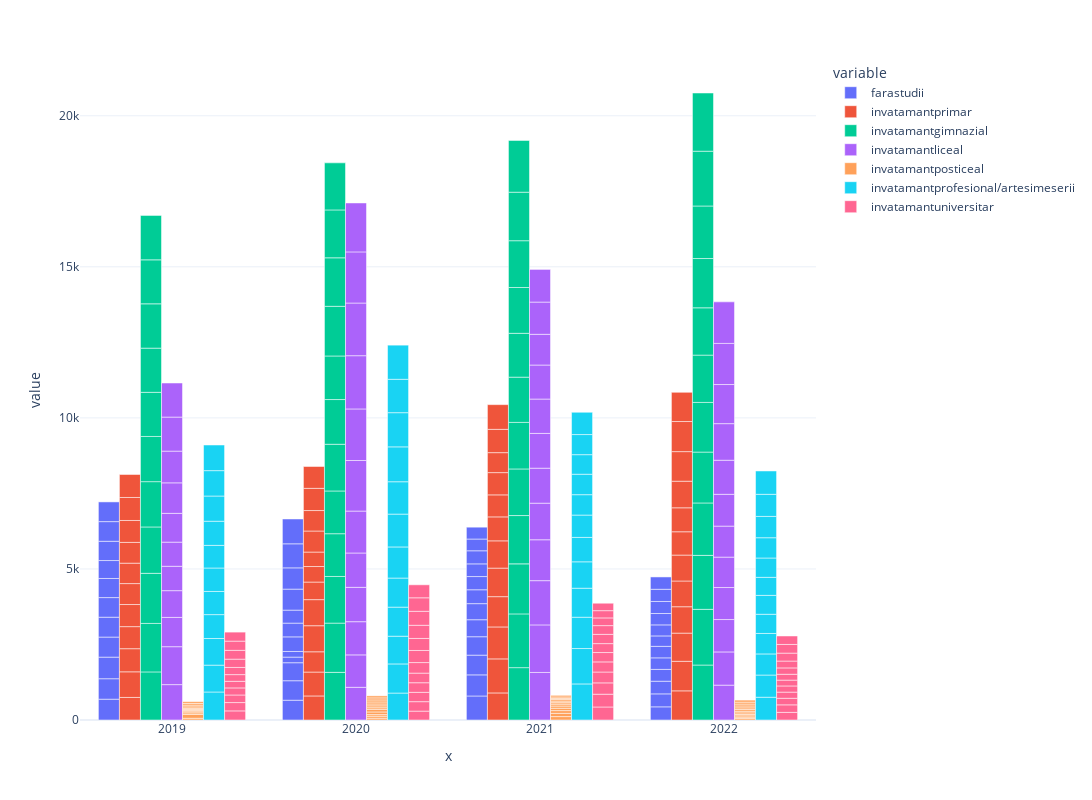

This figure's notebook cell:
### Code cell
import plotly.express as px
fig = px.bar(alba_data[(alba_data['year']>2018) & (alba_data['year']<2023)], x=alba_data[(alba_data['year']>2018) & (alba_data['year']<2023)]['year'], y=['farastudii', 'invatamantprimar',
       'invatamantgimnazial', 'invatamantliceal', 'invatamantposticeal',
       'invatamantprofesional/artesimeserii', 'invatamantuniversitar'], barmode='group',width=2000, 
             height=800,template='plotly_white')
fig.show()

### Figure 1 — Plotly figure (JSON) as saved in the notebook; plotly's stock layout.template omitted (floating-point values rounded to 4 significant figures)
{"data": [{"alignmentgroup": "True", "hovertemplate": "variable=farastudii<br>x=%{x}<br>value=%{y}<extra></extra>", "legendgroup": "farastudii", "marker": {"color": "#636efa", "pattern": {"shape": ""}}, "name": "farastudii", "offsetgroup": "farastudii", "orientation": "v", "showlegend": true, "textposition": "auto", "type": "bar", "x": [2019, 2019, 2019, 2019, 2019, 2019, 2019, 2019, 2019, 2019, 2019, 2020, 2020, 2020, 2020, 2020, 2020, 2020, 2020, 2020, 2020, 2020, 2020, 2021, 2021, 2021, 2021, 2021, 2021, 2021, 2021, 2021, 2021, 2021, 2021, 2022, 2022, 2022, 2022, 2022, 2022, 2022, 2022, 2022, 2022, 2022, 2022], "xaxis": "x", "y": [689, 677, 715, 664, 658, 649, 632, 594, 638, 650, 653, 655, 645, 596, 186, 186, 484, 455, 430, 695, 704, 796, 822, 795, 699, 653, 609, 563, 532, 460, 437, 420, 433, 389, 392, 436, 429, 419, 391, 382, 381, 345, 365, 377, 398, 404, 408], "yaxis": "y"}, {"alignmentgroup": "True", "hovertemplate": "variable=invatamantprimar<br>x=%{x}<br>value=%{y}<extra></extra>", "legendgroup": "invatamantprimar", "marker": {"color": "#EF553B", "pattern": {"shape": ""}}, "name": "invatamantprimar", "offsetgroup": "invatamantprimar", "orientation": "v", "showlegend": true, "textposition": "auto", "type": "bar", "x": [2019, 2019, 2019, 2019, 2019, 2019, 2019, 2019, 2019, 2019, 2019, 2020, 2020, 2020, 2020, 2020, 2020, 2020, 2020, 2020, 2020, 2020, 2020, 2021, 2021, 2021, 2021, 2021, 2021, 2021, 2021, 2021, 2021, 2021, 2021, 2022, 2022, 2022, 2022, 2022, 2022, 2022, 2022, 2022, 2022, 2022, 2022], "xaxis": "x", "y": [747, 848, 765, 730, 732, 693, 676, 688, 725, 761, 761, 796, 791, 671, 863, 863, 582, 514, 479, 696, 678, 735, 723, 896, 1127, 1057, 1002, 945, 903, 793, 729, 736, 661, 772, 817, 965, 978, 933, 873, 852, 858, 772, 793, 880, 979, 996, 968], "yaxis": "y"}, {"alignmentgroup": "True", "hovertemplate": "variable=invatamantgimnazial<br>x=%{x}<br>value=%{y}<extra></extra>", "legendgroup": "invatamantgimnazial", "marker": {"color": "#00cc96", "pattern": {"shape": ""}}, "name": "invatamantgimnazial", "offsetgroup": "invatamantgimnazial", "orientation": "v", "showlegend": true, "textposition": "auto", "type": "bar", "x": [2019, 2019, 2019, 2019, 2019, 2019, 2019, 2019, 2019, 2019, 2019, 2020, 2020, 2020, 2020, 2020, 2020, 2020, 2020, 2020, 2020, 2020, 2020, 2021, 2021, 2021, 2021, 2021, 2021, 2021, 2021, 2021, 2021, 2021, 2021, 2022, 2022, 2022, 2022, 2022, 2022, 2022, 2022, 2022, 2022, 2022, 2022], "xaxis": "x", "y": [1592, 1605, 1658, 1535, 1499, 1496, 1461, 1462, 1467, 1456, 1471, 1577, 1630, 1544, 1415, 1415, 1546, 1480, 1442, 1644, 1605, 1585, 1558, 1733, 1779, 1656, 1599, 1543, 1541, 1497, 1451, 1516, 1549, 1606, 1713, 1819, 1844, 1786, 1735, 1684, 1644, 1565, 1566, 1631, 1739, 1814, 1926], "yaxis": "y"}, {"alignmentgroup": "True", "hovertemplate": "variable=invatamantliceal<br>x=%{x}<br>value=%{y}<extra></extra>", "legendgroup": "invatamantliceal", "marker": {"color": "#ab63fa", "pattern": {"shape": ""}}, "name": "invatamantliceal", "offsetgroup": "invatamantliceal", "orientation": "v", "showlegend": true, "textposition": "auto", "type": "bar", "x": [2019, 2019, 2019, 2019, 2019, 2019, 2019, 2019, 2019, 2019, 2019, 2020, 2020, 2020, 2020, 2020, 2020, 2020, 2020, 2020, 2020, 2020, 2020, 2021, 2021, 2021, 2021, 2021, 2021, 2021, 2021, 2021, 2021, 2021, 2021, 2022, 2022, 2022, 2022, 2022, 2022, 2022, 2022, 2022, 2022, 2022, 2022], "xaxis": "x", "y": [1171, 1255, 970, 885, 807, 799, 953, 1010, 1050, 1126, 1128, 1082, 1073, 1099, 1137, 1137, 1388, 1673, 1707, 1762, 1743, 1693, 1620, 1574, 1574, 1464, 1354, 1211, 1158, 1151, 1137, 1126, 1017, 1067, 1081, 1154, 1099, 1072, 1060, 1006, 1027, 1052, 1128, 1211, 1295, 1361, 1375], "yaxis": "y"}, {"alignmentgroup": "True", "hovertemplate": "variable=invatamantposticeal<br>x=%{x}<br>value=%{y}<extra></extra>", "legendgroup": "invatamantposticeal", "marker": {"color": "#FFA15A", "pattern": {"shape": ""}}, "name": "invatamantposticeal", "offsetgroup": "invatamantposticeal", "orientation": "v", "showlegend": true, "textposition": "auto", "type": "bar", "x": [2019, 2019, 2019, 2019, 2019, 2019, 2019, 2019, 2019, 2019, 2019, 2020, 2020, 2020, 2020, 2020, 2020, 2020, 2020, 2020, 2020, 2020, 2020, 2021, 2021, 2021, 2021, 2021, 2021, 2021, 2021, 2021, 2021, 2021, 2021, 2022, 2022, 2022, 2022, 2022, 2022, 2022, 2022, 2022, 2022, 2022, 2022], "xaxis": "x", "y": [58, 124, 53, 39, 39, 37, 37, 48, 58, 55, 59, 60, 66, 53, 87, 87, 53, 63, 62, 66, 67, 68, 67, 113, 107, 91, 79, 72, 63, 49, 52, 51, 39, 47, 53, 48, 46, 44, 47, 51, 55, 56, 55, 63, 63, 63, 67], "yaxis": "y"}, {"alignmentgroup": "True", "hovertemplate": "variable=invatamantprofesional/artesimeserii<br>x=%{x}<br>value=%{y}<extra></extra>", "legendgroup": "invatamantprofesional/artesimeserii", "marker": {"color": "#19d3f3", "pattern": {"shape": ""}}, "name": "invatamantprofesional/artesimeserii", "offsetgroup": "invatamantprofesional/artesimeserii", "orientation": "v", "showlegend": true, "textposition": "auto", "type": "bar", "x": [2019, 2019, 2019, 2019, 2019, 2019, 2019, 2019, 2019, 2019, 2019, 2020, 2020, 2020, 2020, 2020, 2020, 2020, 2020, 2020, 2020, 2020, 2020, 2021, 2021, 2021, 2021, 2021, 2021, 2021, 2021, 2021, 2021, 2021, 2021, 2022, 2022, 2022, 2022, 2022, 2022, 2022, 2022, 2022, 2022, 2022, 2022], "xaxis": "x", "y": [927, 889, 882, 790, 767, 776, 749, 799, 834, 841, 848, 892, 964, 918, 962, 962, 1030, 1087, 1071, 1155, 1131, 1105, 1130, 1194, 1172, 1036, 960, 874, 808, 739, 675, 677, 647, 666, 738, 754, 734, 699, 678, 635, 625, 597, 640, 671, 706, 731, 773], "yaxis": "y"}, {"alignmentgroup": "True", "hovertemplate": "variable=invatamantuniversitar<br>x=%{x}<br>value=%{y}<extra></extra>", "legendgroup": "invatamantuniversitar", "marker": {"color": "#FF6692", "pattern": {"shape": ""}}, "name": "invatamantuniversitar", "offsetgroup": "invatamantuniversitar", "orientation": "v", "showlegend": true, "textposition": "auto", "type": "bar", "x": [2019, 2019, 2019, 2019, 2019, 2019, 2019, 2019, 2019, 2019, 2019, 2020, 2020, 2020, 2020, 2020, 2020, 2020, 2020, 2020, 2020, 2020, 2020, 2021, 2021, 2021, 2021, 2021, 2021, 2021, 2021, 2021, 2021, 2021, 2021, 2022, 2022, 2022, 2022, 2022, 2022, 2022, 2022, 2022, 2022, 2022, 2022], "xaxis": "x", "y": [302, 275, 251, 234, 219, 221, 238, 274, 292, 305, 298, 294, 313, 309, 318, 318, 349, 400, 399, 435, 463, 447, 430, 431, 423, 375, 359, 335, 310, 295, 307, 289, 255, 240, 246, 253, 249, 217, 204, 204, 193, 194, 210, 227, 263, 287, 280], "yaxis": "y"}], "layout": {"barmode": "group", "height": 800, "legend": {"title": {"text": "variable"}, "tracegroupgap": 0}, "margin": {"t": 60}, "width": 2000, "xaxis": {"anchor": "y", "domain": [0, 1], "title": {"text": "x"}}, "yaxis": {"anchor": "x", "domain": [0, 1], "title": {"text": "value"}}}}
